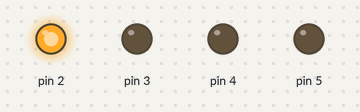
Simulated run of this sketch. Board: Arduino Uno, built with avr-gcc and run on an emulated ATmega328P. Parts: output pins drawn as LEDs (lit = HIGH).

Above: at 0.5 s.
At 1.2 s:
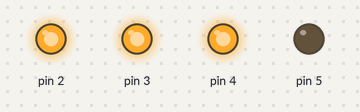
At 2.7 s:
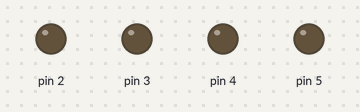
At 5.0 s:
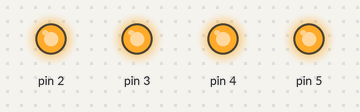
Timing chart, 0 to 6.9 s (numbered marks = the images above):
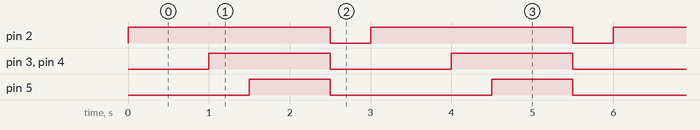

The sketch:

digitalout1.ino
```cpp
int push = 0;

void setup() {
  // put your setup code here, to run once:

  for(int i=2;i<=5;i++){
  pinMode(i,OUTPUT);
  }

}

void loop() {
  // put your main code here, to run repeatedly:
  /*
  for(int j=2;j<=5;j++){
  digitalWrite(j,HIGH);
  delay(1000);
  digitalWrite(j,LOW);
  delay(1000);
  }
  */

  digitalWrite(2,HIGH);
  delay(1000);
  digitalWrite(3,HIGH);
  digitalWrite(4,HIGH);
  delay(500);
  digitalWrite(5,HIGH);
  delay(1000);
  digitalWrite(2,LOW);
  digitalWrite(3,LOW);
  digitalWrite(4,LOW);
  digitalWrite(5,LOW);
  delay(500);
}
```

Measured:
- by itself, pin 2: alternates HIGH for 2.5 s and LOW for 0.50 s
- by itself, pin 3, pin 4: alternates HIGH for 1.5 s and LOW for 1.5 s
- by itself, pin 5: alternates HIGH for 1.0 s and LOW for 2.0 s
